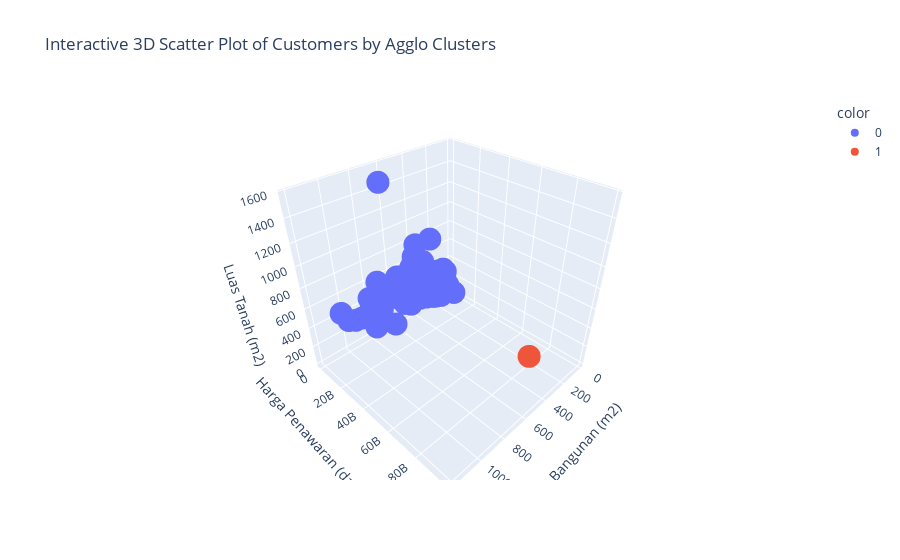

The cell this chart's notebook holds for it:
### Code cell
import plotly.express as px

# Define the columns for the 3D scatter plot
x_col = 'Luas Bangunan (m2)'
y_col = 'Harga Penawaran (dari Owner)'
z_col = 'Luas Tanah (m2)'

# Create an interactive 3D scatter plot using Plotly Express
fig = px.scatter_3d(df,
                    x=x_col,
                    y=y_col,
                    z=z_col,
                    color=df_encoded['Agglo'].astype(str), # Color points by Agglo cluster, explicitly as string for discrete colors
                    title='Interactive 3D Scatter Plot of Customers by Agglo Clusters')

fig.show()

### Figure 1 — Plotly figure (JSON) as saved in the notebook; plotly's stock layout.template omitted (floating-point values rounded to 4 significant figures; data arrays with more than 128 entries replaced by an {"elided": "..."} marker saying what was removed)
{"data": [{"hovertemplate": "color=0<br>Luas Bangunan (m2)=%{x}<br>Harga Penawaran (dari Owner)=%{y}<br>Luas Tanah (m2)=%{z}<extra></extra>", "legendgroup": "0", "marker": {"color": "#636efa", "symbol": "circle"}, "mode": "markers", "name": "0", "scene": "scene", "showlegend": true, "type": "scatter3d", "x": {"elided": "307 int values"}, "y": {"elided": "307 int values"}, "z": {"elided": "307 int values"}}, {"hovertemplate": "color=1<br>Luas Bangunan (m2)=%{x}<br>Harga Penawaran (dari Owner)=%{y}<br>Luas Tanah (m2)=%{z}<extra></extra>", "legendgroup": "1", "marker": {"color": "#EF553B", "symbol": "circle"}, "mode": "markers", "name": "1", "scene": "scene", "showlegend": true, "type": "scatter3d", "x": [600], "y": [99000000000], "z": [600]}], "layout": {"legend": {"title": {"text": "color"}, "tracegroupgap": 0}, "scene": {"domain": {"x": [0, 1], "y": [0, 1]}, "xaxis": {"title": {"text": "Luas Bangunan (m2)"}}, "yaxis": {"title": {"text": "Harga Penawaran (dari Owner)"}}, "zaxis": {"title": {"text": "Luas Tanah (m2)"}}}, "title": {"text": "Interactive 3D Scatter Plot of Customers by Agglo Clusters"}}}
